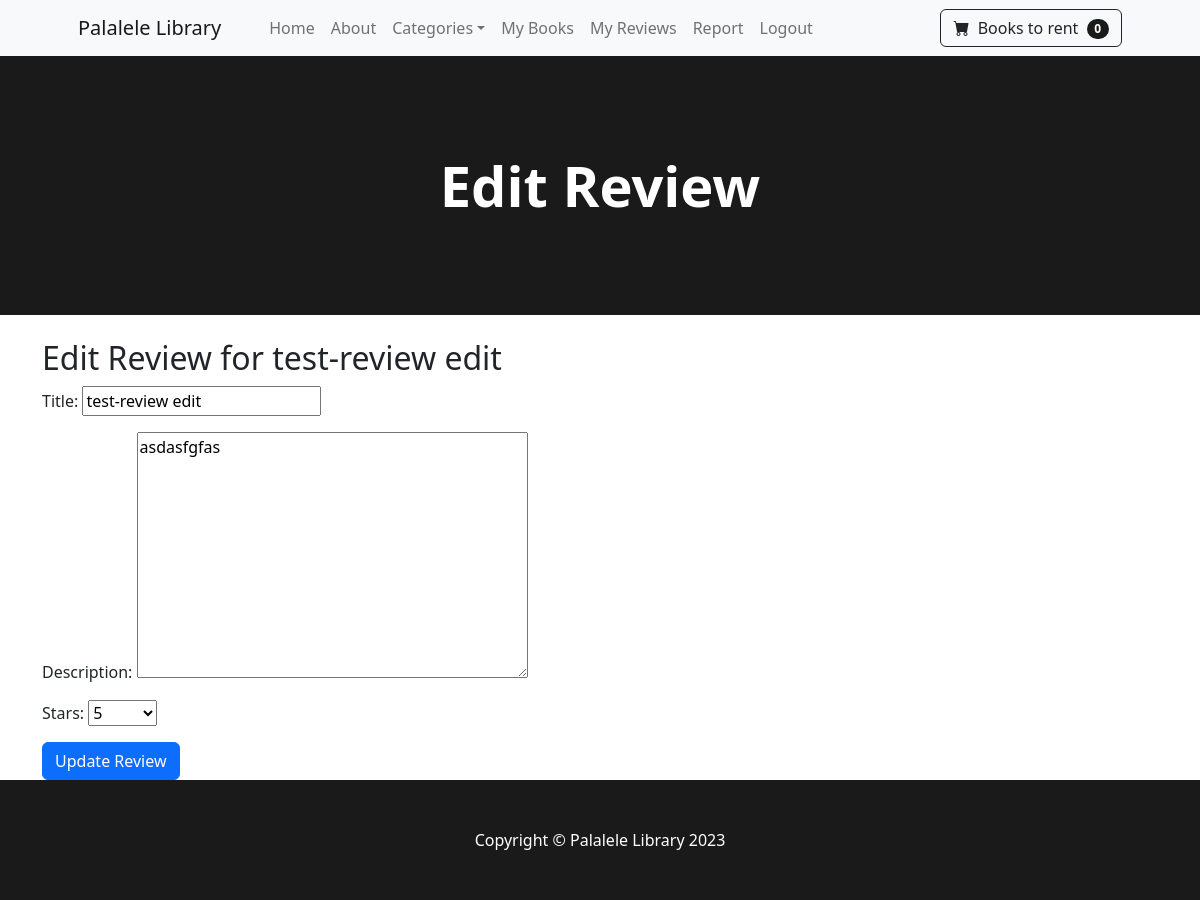
The app's page /reviews/edit/3/ (signed in) with its own data.
### reviews/models.py (models this page shows, shortened)
class Review(models.Model):
    book = models.ForeignKey(Book, on_delete=models.CASCADE)
    user = models.ForeignKey(CustomUser, on_delete=models.CASCADE)
    title = models.CharField(max_length=255)
    description = models.TextField()
    stars = models.IntegerField(choices=[(i, i) for i in range(1, 6)])

### reviews/views.py (the view, shortened to what this page needs)
# urls.py: path('edit/<int:review_id>/', EditReviewView.as_view(), name='edit_review'),
class EditReviewView(View):
    template_name = 'edit_review.html'
    @method_decorator(login_required)
    def dispatch(self, *args, **kwargs):
        return super().dispatch(*args, **kwargs)
    def get(self, request, review_id):
        review = get_object_or_404(Review, id=review_id, user=request.user)
        form = ReviewForm(instance=review)
        return render(request, self.template_name, {'form': form, 'review': review})

### reviews/forms.py
class ReviewForm(forms.ModelForm):
    class Meta:
        model = Review
        fields = ['title', 'description', 'stars']

### cart/cart.py (called while the page is built)
    def __len__(self):
        return len(self.cart)

### cart/context_processors.py (called while the page is built)
def cart(request):
    return { 'cart': Cart(request) }

### library/context_processors.py (called while the page is built)
def navbar_content(request):
    categories = Category.objects.all()
    return {'categories': categories}

### reviews/templates/edit_review.html (shortened to what this page needs)
{% extends 'base.html' %}
{% block content %}
  <header class="bg-dark py-5">
    <div class="container px-4 px-lg-5 my-5">
      <div class="text-center text-white">
        <h1 class="display-4 fw-bolder">Edit Review</h1>
      </div>
    </div>
  </header>
  <div class="container mt-4">
    <h2>Edit Review for {{ review.title }}</h2>
    <form method="post" action="{% url 'reviews:edit_review' review_id=review.id %}" class="w-50">
      {{ form.as_p }}
      <button type="submit" class="btn btn-primary">Update Review</button>
    </form>
  </div>
{% endblock %}

### records on screen
Review: title "test-review edit", description "asdasfgfas", stars "5"

### other values on screen
{{ cart|length }} "0"
